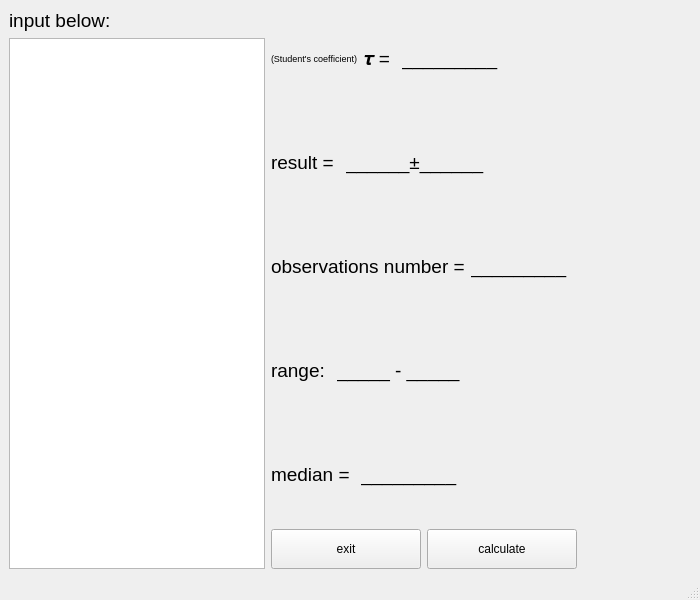
<?xml version="1.0" encoding="UTF-8"?>
<ui version="4.0">
 <class>SkvWindow</class>
 <widget class="QMainWindow" name="SkvWindow">
  <property name="geometry">
   <rect>
    <x>0</x>
    <y>0</y>
    <width>700</width>
    <height>600</height>
   </rect>
  </property>
  <property name="minimumSize">
   <size>
    <width>700</width>
    <height>600</height>
   </size>
  </property>
  <property name="windowTitle">
   <string>MainWindow</string>
  </property>
  <widget class="QWidget" name="centralwidget">
   <layout class="QFormLayout" name="formLayout">
    <item row="0" column="0">
     <layout class="QVBoxLayout" name="verticalLayout">
      <item>
       <widget class="QLabel" name="label_0">
        <property name="sizePolicy">
         <sizepolicy hsizetype="Preferred" vsizetype="Preferred">
          <horstretch>0</horstretch>
          <verstretch>0</verstretch>
         </sizepolicy>
        </property>
        <property name="font">
         <font>
          <pointsize>14</pointsize>
         </font>
        </property>
        <property name="text">
         <string>input below:</string>
        </property>
       </widget>
      </item>
      <item>
       <widget class="QTextEdit" name="textEdit">
        <property name="sizePolicy">
         <sizepolicy hsizetype="Preferred" vsizetype="Expanding">
          <horstretch>0</horstretch>
          <verstretch>0</verstretch>
         </sizepolicy>
        </property>
       </widget>
      </item>
     </layout>
    </item>
    <item row="0" column="1">
     <layout class="QVBoxLayout" name="verticalLayout_2">
      <item>
       <layout class="QHBoxLayout" name="horizontalLayout">
        <item>
         <widget class="QLabel" name="label_1">
          <property name="sizePolicy">
           <sizepolicy hsizetype="Fixed" vsizetype="Preferred">
            <horstretch>0</horstretch>
            <verstretch>0</verstretch>
           </sizepolicy>
          </property>
          <property name="font">
           <font>
            <pointsize>7</pointsize>
           </font>
          </property>
          <property name="text">
           <string>(Student's coefficient)</string>
          </property>
         </widget>
        </item>
        <item>
         <widget class="QLabel" name="label_2">
          <property name="sizePolicy">
           <sizepolicy hsizetype="Fixed" vsizetype="Preferred">
            <horstretch>0</horstretch>
            <verstretch>0</verstretch>
           </sizepolicy>
          </property>
          <property name="font">
           <font>
            <pointsize>14</pointsize>
           </font>
          </property>
          <property name="text">
           <string>𝝉 = </string>
          </property>
         </widget>
        </item>
        <item>
         <widget class="QLabel" name="studentCoeffLabel">
          <property name="font">
           <font>
            <pointsize>14</pointsize>
           </font>
          </property>
          <property name="text">
           <string>_________</string>
          </property>
         </widget>
        </item>
       </layout>
      </item>
      <item>
       <layout class="QHBoxLayout" name="horizontalLayout_2">
        <item>
         <widget class="QLabel" name="label_3">
          <property name="sizePolicy">
           <sizepolicy hsizetype="Fixed" vsizetype="Preferred">
            <horstretch>0</horstretch>
            <verstretch>0</verstretch>
           </sizepolicy>
          </property>
          <property name="font">
           <font>
            <pointsize>14</pointsize>
           </font>
          </property>
          <property name="text">
           <string>result = </string>
          </property>
         </widget>
        </item>
        <item>
         <widget class="QLabel" name="resultLabel">
          <property name="font">
           <font>
            <pointsize>14</pointsize>
           </font>
          </property>
          <property name="text">
           <string>______±______</string>
          </property>
         </widget>
        </item>
       </layout>
      </item>
      <item>
       <layout class="QHBoxLayout" name="horizontalLayout_3">
        <item>
         <widget class="QLabel" name="label_4">
          <property name="sizePolicy">
           <sizepolicy hsizetype="Fixed" vsizetype="Preferred">
            <horstretch>0</horstretch>
            <verstretch>0</verstretch>
           </sizepolicy>
          </property>
          <property name="font">
           <font>
            <pointsize>14</pointsize>
           </font>
          </property>
          <property name="text">
           <string>observations number =</string>
          </property>
         </widget>
        </item>
        <item>
         <widget class="QLabel" name="countLabel">
          <property name="font">
           <font>
            <pointsize>14</pointsize>
           </font>
          </property>
          <property name="text">
           <string>_________</string>
          </property>
         </widget>
        </item>
       </layout>
      </item>
      <item>
       <layout class="QHBoxLayout" name="horizontalLayout_4">
        <item>
         <widget class="QLabel" name="label_5">
          <property name="sizePolicy">
           <sizepolicy hsizetype="Fixed" vsizetype="Preferred">
            <horstretch>0</horstretch>
            <verstretch>0</verstretch>
           </sizepolicy>
          </property>
          <property name="font">
           <font>
            <pointsize>14</pointsize>
           </font>
          </property>
          <property name="text">
           <string>range: </string>
          </property>
         </widget>
        </item>
        <item>
         <widget class="QLabel" name="rangeLabel">
          <property name="font">
           <font>
            <pointsize>14</pointsize>
           </font>
          </property>
          <property name="text">
           <string>_____ - _____</string>
          </property>
         </widget>
        </item>
       </layout>
      </item>
      <item>
       <layout class="QHBoxLayout" name="horizontalLayout_5">
        <item>
         <widget class="QLabel" name="label_6">
          <property name="sizePolicy">
           <sizepolicy hsizetype="Fixed" vsizetype="Preferred">
            <horstretch>0</horstretch>
            <verstretch>0</verstretch>
           </sizepolicy>
          </property>
          <property name="font">
           <font>
            <pointsize>14</pointsize>
           </font>
          </property>
          <property name="text">
           <string>median = </string>
          </property>
         </widget>
        </item>
        <item>
         <widget class="QLabel" name="medianLabel">
          <property name="font">
           <font>
            <pointsize>14</pointsize>
           </font>
          </property>
          <property name="text">
           <string>_________</string>
          </property>
         </widget>
        </item>
       </layout>
      </item>
      <item>
       <layout class="QHBoxLayout" name="horizontalLayout_6">
        <item>
         <widget class="QPushButton" name="exitButton">
          <property name="sizePolicy">
           <sizepolicy hsizetype="Fixed" vsizetype="Fixed">
            <horstretch>0</horstretch>
            <verstretch>0</verstretch>
           </sizepolicy>
          </property>
          <property name="minimumSize">
           <size>
            <width>150</width>
            <height>40</height>
           </size>
          </property>
          <property name="text">
           <string>exit</string>
          </property>
         </widget>
        </item>
        <item>
         <widget class="QPushButton" name="pushButton">
          <property name="sizePolicy">
           <sizepolicy hsizetype="Fixed" vsizetype="Fixed">
            <horstretch>0</horstretch>
            <verstretch>0</verstretch>
           </sizepolicy>
          </property>
          <property name="minimumSize">
           <size>
            <width>150</width>
            <height>40</height>
           </size>
          </property>
          <property name="text">
           <string>calculate</string>
          </property>
         </widget>
        </item>
       </layout>
      </item>
     </layout>
    </item>
   </layout>
  </widget>
  <widget class="QMenuBar" name="menubar">
   <property name="geometry">
    <rect>
     <x>0</x>
     <y>0</y>
     <width>700</width>
     <height>25</height>
    </rect>
   </property>
  </widget>
  <widget class="QStatusBar" name="statusbar"/>
 </widget>
 <resources/>
 <connections/>
</ui>
